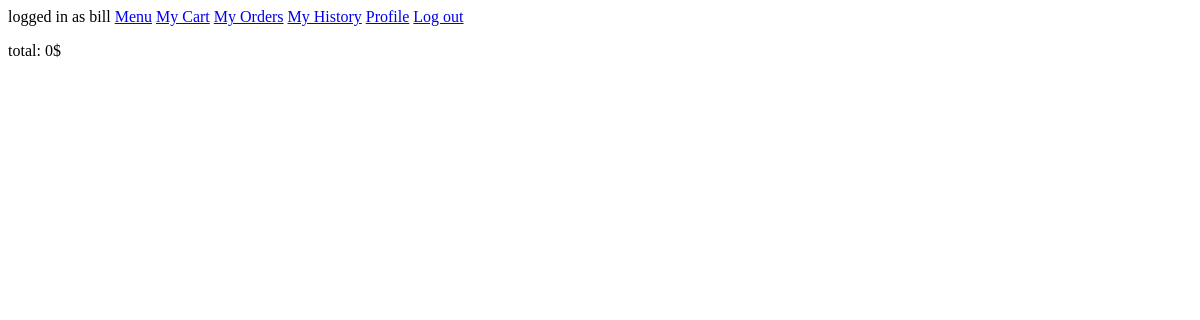
Page /cart/ (signed in) on the earlier database version.
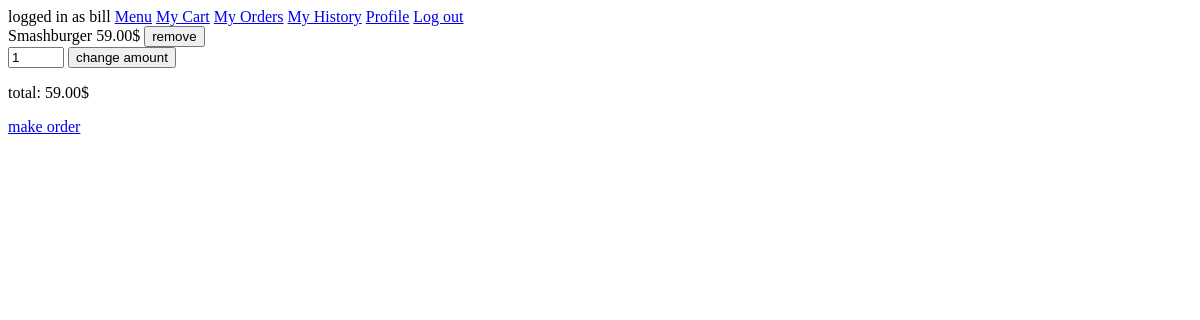
Same page on the later database version.
### main/models.py (models this page shows, shortened)
class Cart(models.Model):
    user = models.ForeignKey(User, on_delete=models.CASCADE, blank=False)
    @property
    def total_to_pay(self):
        total = sum(item.dish.price*item.amount for item in self.item_set.all())
        return total

class Item(models.Model):
    dish = models.ForeignKey(Dish, on_delete=models.CASCADE, blank=False)
    cart = models.ForeignKey(Cart, on_delete=models.CASCADE, blank=False)
    amount = models.IntegerField(blank=False, default=1)

class Dish(models.Model):
    name = models.CharField(max_length=500, blank=False)
    price = models.DecimalField(max_digits=5, decimal_places=2, blank=False)
    description = models.TextField(blank=False)
    image = models.CharField(max_length=500)
    is_gluten_free = models.BooleanField(default=False)
    is_vegeterian = models.BooleanField(default=False)
    category = models.ForeignKey(Category, on_delete=models.CASCADE)
    is_deleted = models.BooleanField(default=False)

### cart/views.py (the view)
# urls.py: path('', views.show_cart, name="show_cart"),
@login_required(login_url='user_login')
def show_cart(request):
    cart = request.user.cart_set.last()
    return render(request, 'cart/cart.html', {'cart':cart})

### cart/templates/cart/cart.html (shortened to what this page needs)
{% extends 'cart/layout.html' %}
{% block cart-content %}
{% for item in cart.item_set.all %}
    <form action="{% url 'delete_cart_item' %}" method="POST">
        {{item.dish.name}} {{item.dish.price}}$ <input type="submit" value="remove">
    </form>
    <form action="{% url 'change_cart_item' %}" method="POST">
        <input type="number" name="amount" min="1" max="99" value="{{item.amount}}">
        <input type="submit" value="change amount">
    </form>
{% endfor %}
<p>total: {{cart.total_to_pay}}$</p>
{% if cart.total_to_pay > 0 %}
    <a href="{% url 'fill_order' %}">make order</a>
{% endif %}
{% endblock cart-content %}

Differences in the rows shown:
added Item: dish.name "Smashburger", dish.price "59.00", amount "1"
computed for Cart: total_to_pay "0" → "59.00"
Other differences:
text now shown: "make order"
